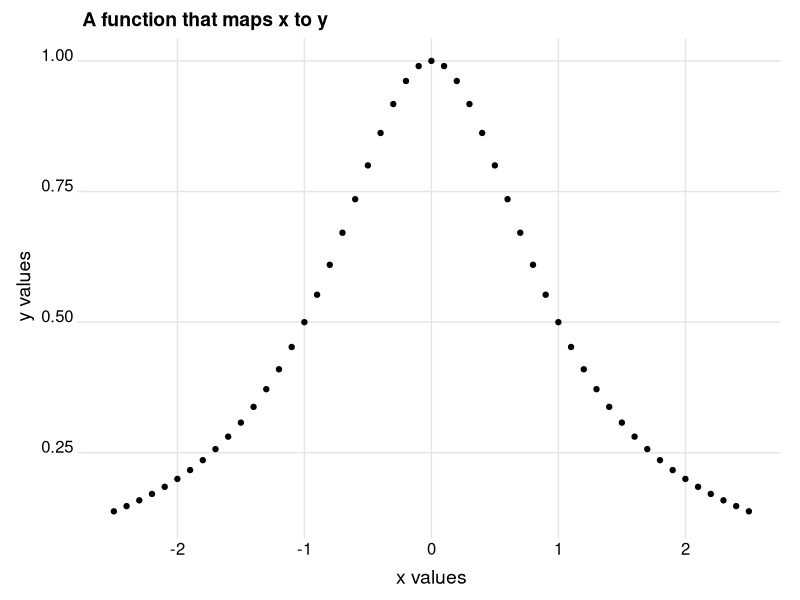
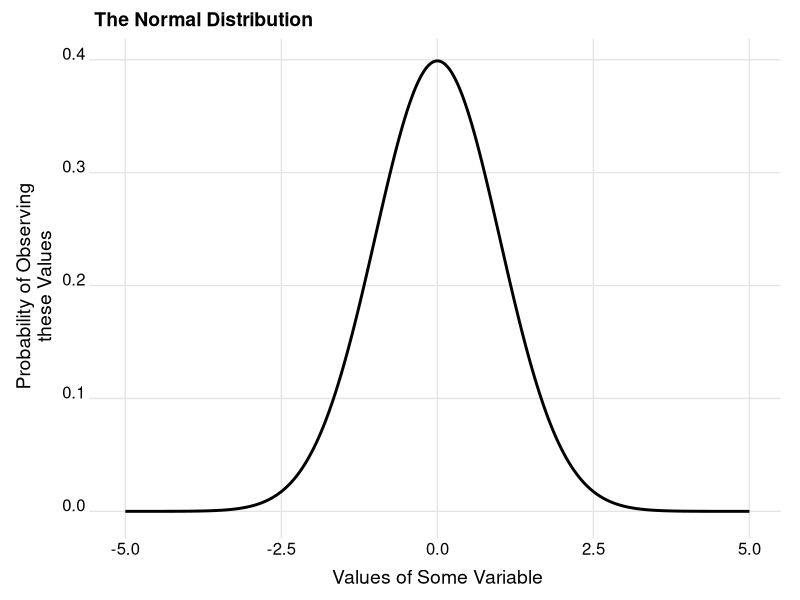
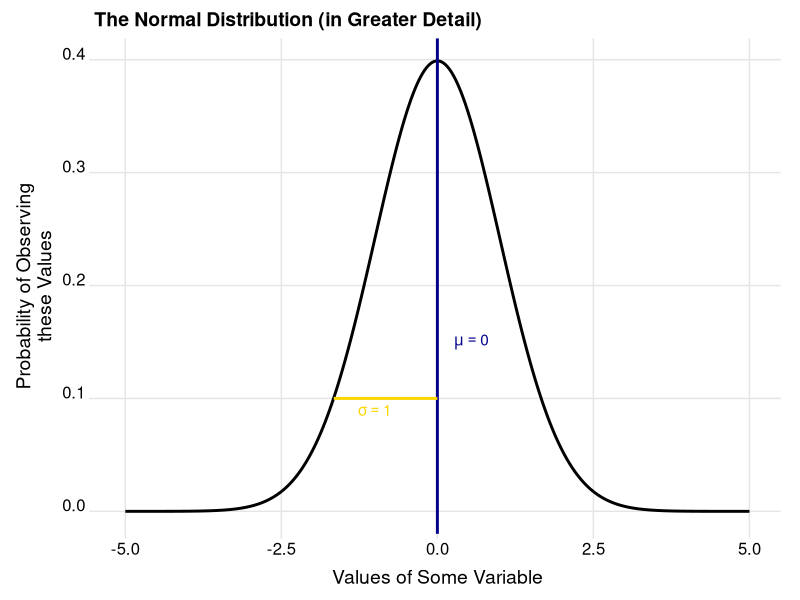
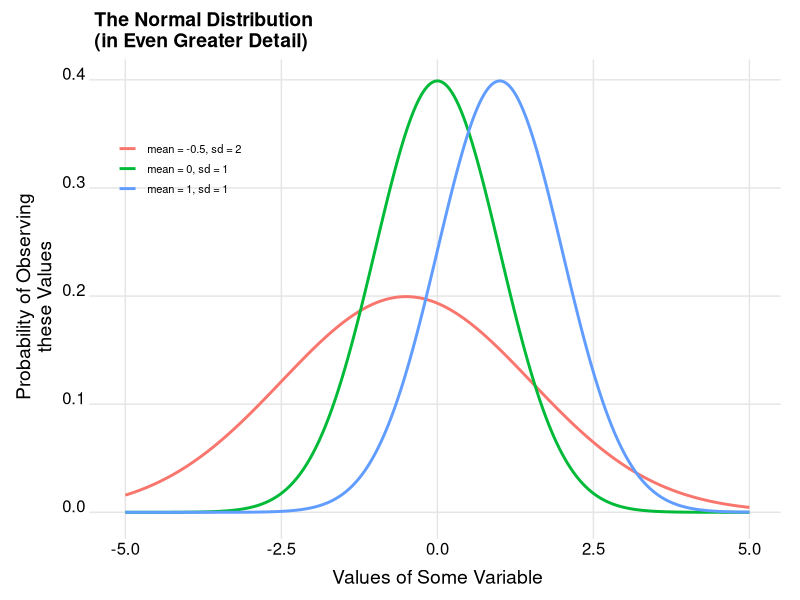
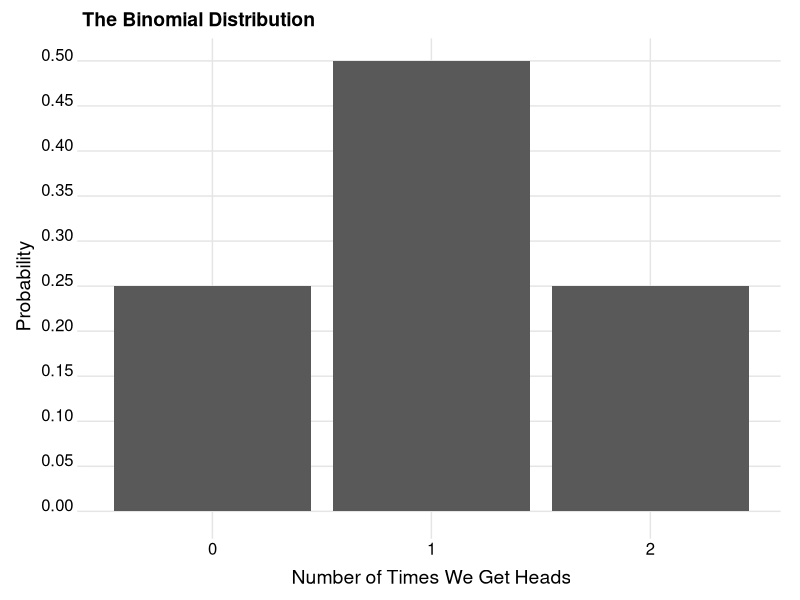
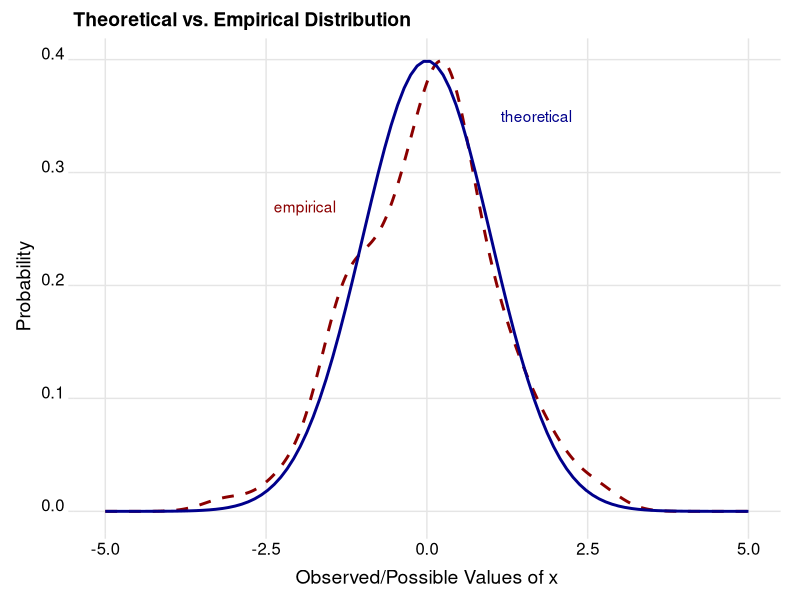
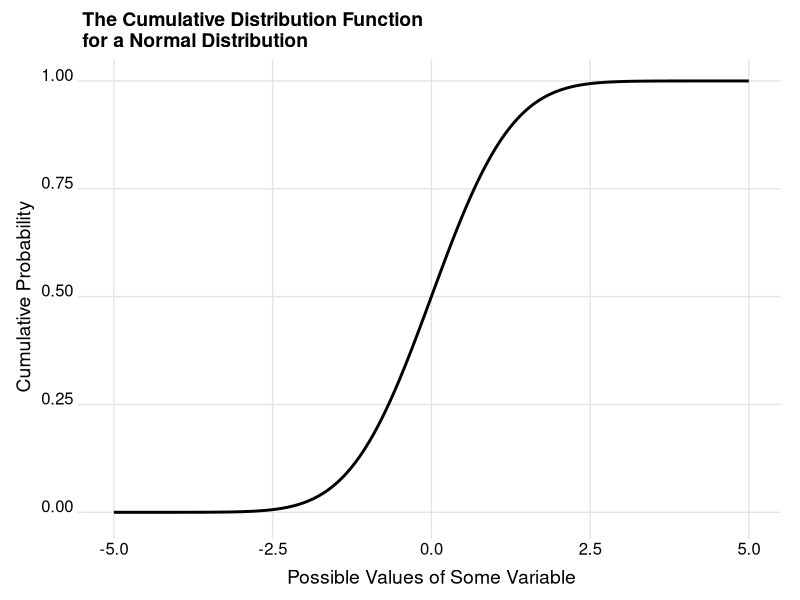
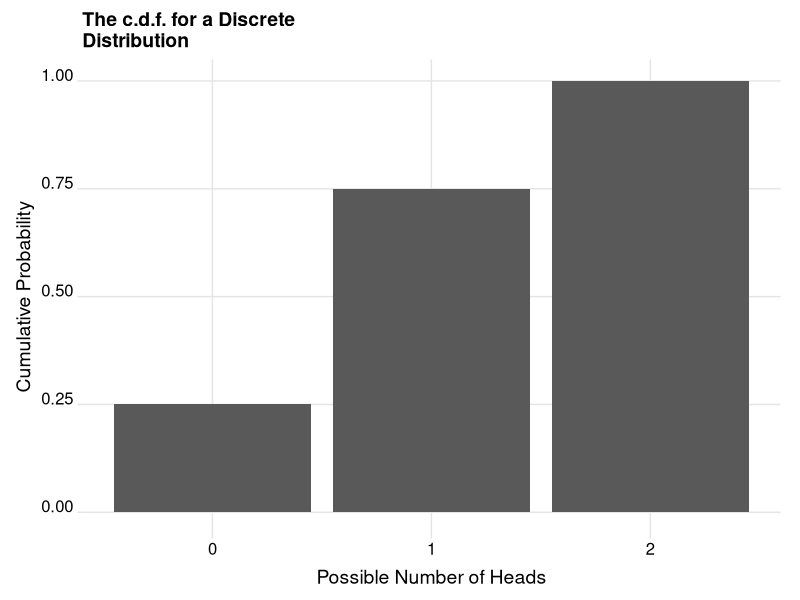

The R source for these figures, in order:
## ---- chunk 1
knitr::opts_chunk$set(echo = TRUE,
                      warning = FALSE,
                      message = FALSE,
                      fig.height = 4,
                      fig.width = 5)
## ---- chunk 2
# libraries
library(tidyverse) # for grammar
library(ggridges)  # I like the plotting theme for ggridges
## ---- chunk 3
# f function
f = function(x) 1 / (1 + x^2)

# vector of x values
x = seq(-2.5,2.5,0.1) # this function makes a sequence of values

# map x values to y values
y = f(x)

# plot the x-y coordinates
ggplot() +
  aes(
    x = x,
    y = y
  ) +
  geom_point() +
  labs(
    x = 'x values',
    y = 'y values',
    title = 'A function that maps x to y'
  ) +
  theme_ridges(center_axis_labels = T)
## ---- chunk 4
x = seq(-5,5,.01)
px = dnorm(x)
ggplot() +
  aes(
    x = x,
    y = px
  ) +
  geom_line(size = 1) +
  labs(
    x = "Values of Some Variable",
    y = "Probability of Observing\nthese Values",
    title = "The Normal Distribution"
  ) +
  theme_ridges(
    center_axis_labels = T
  )
## ---- chunk 5
x = seq(-5,5,.01)
px = dnorm(x)
ggplot() +
  aes(
    x = x,
    y = px
  ) +
  geom_line(size = 1) +
  geom_vline(
    xintercept = 0,
    lty = 1,
    col = 'darkblue',
    size = 1
  ) +
  geom_line(
    aes(x = c(0,x[px>=.1][1]),
        y = c(.1,.1)),
    col = 'gold',
    size = 1
  ) +
  annotate(
    'text',
    x = -1,
    y = .09,
    label = "sigma==1",
    parse=T,
    color = 'gold'
  ) +
  annotate(
    'text',
    x = .55,
    y = .15,
    label = "mu==0",
    parse=T,
    color = 'darkblue'
  ) +
  labs(
    x = "Values of Some Variable",
    y = "Probability of Observing\nthese Values",
    title = "The Normal Distribution (in Greater Detail)"
  ) +
  theme_ridges(
    center_axis_labels = T
  )
## ---- chunk 6
x = seq(-5,5,.01)
px1 = dnorm(x)
px2 = dnorm(x, mean = 1)
px3 = dnorm(x, mean = -0.5, sd = 2)
tibble(
  x = c(x,x,x),
  px = c(px1,px2,px3),
  color = rep(
    c('mean = 0, sd = 1',
      'mean = 1, sd = 1',
      'mean = -0.5, sd = 2'),
    each = length(px1)
  )
) %>%
  ggplot() +
  aes(
    x = x,
    y = px,
    color = color
  ) +
  geom_line(size = 1) +
  labs(
    x = "Values of Some Variable",
    y = "Probability of Observing\nthese Values",
    title = "The Normal Distribution\n(in Even Greater Detail)",
    color = ""
  ) +
  theme_ridges(
    center_axis_labels = T
  ) + 
  theme(
    legend.position = c(.02,.8),
    legend.text = element_text(size=8)
  )
## ---- chunk 7
cointoss = dbinom(x=0:2,size=2,prob=.5)
tibble(
  x=0:2,
  y=cointoss
)  %>%
  ggplot() +
  aes(
    x = x,
    y = y
  ) +
  geom_col() +
  scale_y_continuous(
    breaks=seq(0,.5,by=.05)
  ) +
  labs(
    x = 'Number of Times We Get Heads',
    y = 'Probability',
    title = 'The Binomial Distribution'
  ) +
  theme_ridges(
    center_axis_labels = T
  )
## ---- chunk 8
set.seed(111) # setting the seed ensures I get the same output each time
x = rnorm(
  n = 100,
  mean = 0,
  sd = 1
)
head(x)
## ---- chunk 9
tibble(
  obs = x,
  thy = dnorm(seq(-5,5,len=100))
) %>%
  ggplot() +
  geom_density(
    aes(obs),
    size = 1,
    lty = 2,
    col = 'darkred'
  ) +
  geom_line(
    aes(
      x = seq(-5,5,len=100),
      y = thy
    ),
    size = 1,
    col = 'darkblue'
  ) +
  annotate(
    'text',
    x = 1.7,
    y = .35,
    label = 'theoretical',
    col = 'darkblue'
  ) +
  annotate(
    'text',
    x = -1.9,
    y = .27,
    label = 'empirical',
    col = 'darkred'
  ) +
  labs(
    x = 'Observed/Possible Values of x',
    y = 'Probability',
    title = 'Theoretical vs. Empirical Distribution'
  ) +
  theme_ridges(
    center_axis_labels = T
  )
## ---- chunk 10
x = seq(-5,5,0.01)
p = pnorm(x)
ggplot() +
  aes(
    x,p
  ) +
  geom_line(
    size = 1
  ) +
  labs(
    x = 'Possible Values of Some Variable',
    y = 'Cumulative Probability',
    title = 'The Cumulative Distribution Function\nfor a Normal Distribution'
  ) +
  theme_ridges(
    center_axis_labels = T
  )
## ---- chunk 11
out = 0
for(i in 1:length(cointoss)) out[i] = sum(cointoss[1:i])
tibble(
  x = 0:2,
  y = out
) %>%
  ggplot() +
  aes(x,y) +
  geom_col() +
  labs(
    x = 'Possible Number of Heads',
    y = 'Cumulative Probability',
    title = 'The c.d.f. for a Discrete\nDistribution'
  ) +
  theme_ridges(
    center_axis_labels = T
  )
## ---- chunk 12
# 1. Create a vector 'x' with values that range from -5 to 5 in 
#    increments of 0.01.

x = seq(from=-5,to=5,by=0.01)

# 2. Get vector 'y' which is the corresponding probabilities 
#    for values in 'x'. These are returned by a call to `dnorm`

y = dnorm(x=x) # use defaults for mean and s.d.

# 3. Plot y over values of x.

plot(x,y)
## ---- chunk 13
ggplot(data=NULL) + # make empty plot (data=NULL by default)
  aes(              
    x = x,          # after using '+' to signify that you're
    y = y           # adding a new graphical layer, use aes()
  ) +               # to include aesthetics (x and y values to plot)
  geom_line(
    size = 1        # then tell ggplot that you want to use a
  ) +               # line of size '1' in plotting x-y values
  labs(
    x = 'x values', # add x-y labels and give the plot a title
    y = 'probabilities',
    title = 'Plotting a Normal Distribution'
  ) + 
  theme_ridges(     # use the ridges theme from the ggridges package
    center_axis_labels = T
  )
## ---- chunk 14
# 1. Create a vector 'x' with values that range from -5 to 5 in 
#    increments of 0.01.

x = seq(from=-5,to=5,by=0.01)

# 2. Get vector 'y' which is the corresponding probabilities 
#    for values in 'x'. These are returned by a call to `pnorm`

y = pnorm(x) # use defaults for mean and s.d.

# 3. Plot y over values of x.

plot(x,y)
## ---- chunk 15
ggplot(data=NULL) + # make empty plot (data=NULL by default)
  aes(              
    x = x,          # after using '+' to signify that you're
    y = y           # adding a new graphical layer, use aes()
  ) +               # to include aesthetics (x and y values to plot)
  geom_line(
    size = 1        # then tell ggplot that you want to use a
  ) +               # line of size '1' in plotting x-y values
  labs(
    x = 'x values', # add x-y labels and give the plot a title
    y = 'probabilities',
    title = 'Plotting the c.d.f. of a Normal Distribution'
  ) + 
  theme_ridges(
    center_axis_labels = T
  )
## ---- chunk 16
# 1. Create a vector 'x' of probabilities from 0 to 1.

x = seq(from=0,to=1,by=0.01)

# 2. Get vector 'y' which is the corresponding quantiles
#    for values in 'x'. These are returned by a call to `qnorm`

y = qnorm(x) # use defaults for mean and s.d.

# 3. Plot y over values of x.

plot(x,y)
## ---- chunk 17
ggplot(data=NULL) + # make empty plot (data=NULL by default)
  aes(              
    x = x,          # after using '+' to signify that you're
    y = y           # adding a new graphical layer, use aes()
  ) +               # to include aesthetics (x and y values to plot)
  geom_line(
    size = 1        # then tell ggplot that you want to use a
  ) +               # line of size '1' in plotting x-y values
  labs(
    x = 'Probabilities', # add x-y labels and give the plot a title
    y = 'Quantiles for a Random Variable',
    title = 'Plotting the Quantiles from a c.d.f.'
  ) + 
  theme_ridges(
    center_axis_labels = T
  )
## ---- chunk 18
# 1. Get vector of random draws from a normal distribution.

x = rnorm(n=100) # use defaults for mean and s.d., and n = 100

# 2. Plot a histogram of `x`

hist(x)
## ---- chunk 19
hist(x,breaks = 20)
## ---- chunk 20
hist(x,breaks=20,freq=F)
## ---- chunk 21
plot(density(x))
## ---- chunk 22
density(x)
## ---- chunk 23
d = density(x)
head(d$x) # x values
head(d$y) # y values
## ---- chunk 24
ggplot() +
  aes(x) +
  geom_histogram()
## ---- chunk 25
ggplot() +
  aes(x) +
  geom_density()
## ---- chunk 26
ggplot() +
  aes(x) +
  geom_histogram() +
  labs(
    x = 'this is the x axis',
    y = 'this is the y axis',
    title = 'this is a title'
  ) +
  theme_ridges(
    center_axis_labels = T
  )
## ---- chunk 27
summary(x)
## ---- chunk 28
# create a tidy data frame with "tibble" from the tidyr package
df = tibble(
  x = rnorm(n=100),
  y = rnorm(n=100)
)
summary(df)
## ---- chunk 29
mean(df$x) # mean of x
sd(df$x)   # s.d. of x
## ---- chunk 30
df %>%
  summarize(
    mean.x = mean(x),
    mean.y = mean(y),
    sd.x = sd(x),
    sd.y = sd(y)
  )
